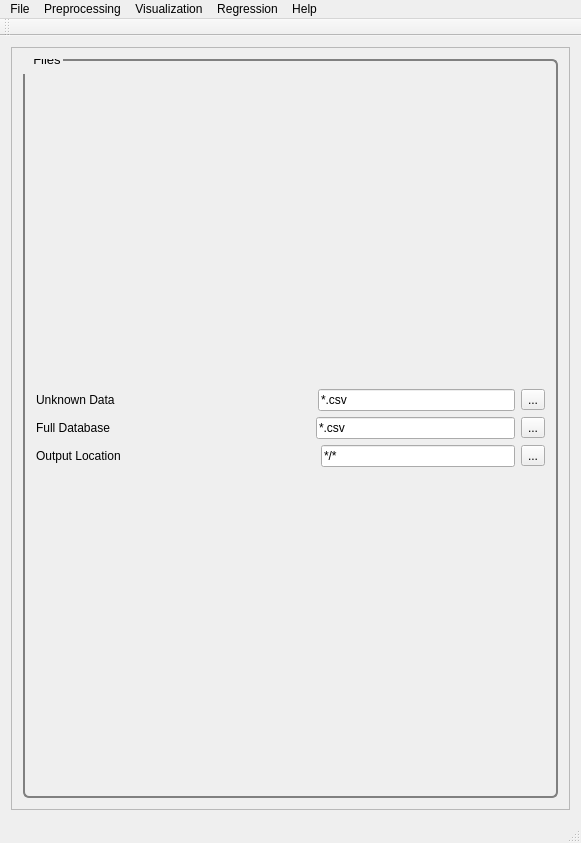
<?xml version="1.0" encoding="UTF-8"?>
<ui version="4.0">
 <class>MainWindow</class>
 <widget class="QMainWindow" name="MainWindow">
  <property name="geometry">
   <rect>
    <x>0</x>
    <y>0</y>
    <width>581</width>
    <height>843</height>
   </rect>
  </property>
  <property name="windowTitle">
   <string>PYSAT</string>
  </property>
  <widget class="QWidget" name="centralWidget">
   <layout class="QVBoxLayout" name="verticalLayout_9">
    <item>
     <widget class="QScrollArea" name="scrollArea">
      <property name="widgetResizable">
       <bool>true</bool>
      </property>
      <widget class="QWidget" name="scrollAreaWidgetContents_2">
       <property name="geometry">
        <rect>
         <x>0</x>
         <y>0</y>
         <width>561</width>
         <height>770</height>
        </rect>
       </property>
       <property name="font">
        <font>
         <pointsize>8</pointsize>
        </font>
       </property>
       <property name="styleSheet">
        <string notr="true">QGroupBox {
  border: 2px solid gray;
  border-radius: 6px;
  margin-top: 0.5em;
}

QGroupBox::title {

  padding-top: -14px;
  padding-left: 8px;
}
</string>
       </property>
       <layout class="QVBoxLayout" name="verticalLayout_8">
        <item>
         <widget class="QGroupBox" name="Files">
          <property name="font">
           <font>
            <pointsize>10</pointsize>
           </font>
          </property>
          <property name="title">
           <string>Files</string>
          </property>
          <layout class="QVBoxLayout" name="verticalLayout_2">
           <item>
            <layout class="QVBoxLayout" name="verticalLayout">
             <item>
              <layout class="QHBoxLayout" name="horizontalLayout">
               <item>
                <widget class="QLabel" name="label">
                 <property name="text">
                  <string>Unknown Data</string>
                 </property>
                </widget>
               </item>
               <item>
                <spacer name="horizontalSpacer">
                 <property name="orientation">
                  <enum>Qt::Horizontal</enum>
                 </property>
                 <property name="sizeHint" stdset="0">
                  <size>
                   <width>40</width>
                   <height>20</height>
                  </size>
                 </property>
                </spacer>
               </item>
               <item>
                <widget class="QLineEdit" name="lineEdit_2">
                 <property name="text">
                  <string extracomment="Make this change whenever a new file is selected">*.csv</string>
                 </property>
                 <property name="readOnly">
                  <bool>true</bool>
                 </property>
                </widget>
               </item>
               <item>
                <widget class="QToolButton" name="unknownDataButton">
                 <property name="text">
                  <string>...</string>
                 </property>
                </widget>
               </item>
              </layout>
             </item>
             <item>
              <layout class="QHBoxLayout" name="horizontalLayout_2">
               <item>
                <widget class="QLabel" name="label_2">
                 <property name="text">
                  <string>Full Database</string>
                 </property>
                </widget>
               </item>
               <item>
                <spacer name="horizontalSpacer_2">
                 <property name="orientation">
                  <enum>Qt::Horizontal</enum>
                 </property>
                 <property name="sizeHint" stdset="0">
                  <size>
                   <width>40</width>
                   <height>20</height>
                  </size>
                 </property>
                </spacer>
               </item>
               <item>
                <widget class="QLineEdit" name="lineEdit_3">
                 <property name="text">
                  <string extracomment="Make this change whenever a new file is selected">*.csv</string>
                 </property>
                 <property name="readOnly">
                  <bool>true</bool>
                 </property>
                </widget>
               </item>
               <item>
                <widget class="QToolButton" name="fullDataBaseButton">
                 <property name="text">
                  <string>...</string>
                 </property>
                </widget>
               </item>
              </layout>
             </item>
             <item>
              <layout class="QHBoxLayout" name="horizontalLayout_3">
               <item>
                <widget class="QLabel" name="label_4">
                 <property name="text">
                  <string>Output Location</string>
                 </property>
                </widget>
               </item>
               <item>
                <spacer name="horizontalSpacer_3">
                 <property name="orientation">
                  <enum>Qt::Horizontal</enum>
                 </property>
                 <property name="sizeHint" stdset="0">
                  <size>
                   <width>40</width>
                   <height>20</height>
                  </size>
                 </property>
                </spacer>
               </item>
               <item>
                <widget class="QLineEdit" name="lineEdit_4">
                 <property name="text">
                  <string extracomment="Make this change whenever a new folder is selected">*/*</string>
                 </property>
                 <property name="readOnly">
                  <bool>true</bool>
                 </property>
                </widget>
               </item>
               <item>
                <widget class="QToolButton" name="outPutLocationButton">
                 <property name="text">
                  <string>...</string>
                 </property>
                </widget>
               </item>
              </layout>
             </item>
            </layout>
           </item>
          </layout>
         </widget>
        </item>
       </layout>
      </widget>
     </widget>
    </item>
   </layout>
  </widget>
  <widget class="QMenuBar" name="menuBar">
   <property name="geometry">
    <rect>
     <x>0</x>
     <y>0</y>
     <width>581</width>
     <height>21</height>
    </rect>
   </property>
   <widget class="QMenu" name="menuFile">
    <property name="title">
     <string>File</string>
    </property>
    <addaction name="actionLoad_Refence_Data"/>
    <addaction name="actionLoad_Unknown_Data"/>
    <addaction name="separator"/>
    <addaction name="actionSave_Current_Plots"/>
    <addaction name="actionSave_Current_Data"/>
    <addaction name="separator"/>
    <addaction name="actionCreate_New_Workflow"/>
    <addaction name="actionSave_Current_Workflow"/>
    <addaction name="separator"/>
    <addaction name="actionExit"/>
   </widget>
   <widget class="QMenu" name="menuPreprocessing">
    <property name="title">
     <string>Preprocessing</string>
    </property>
    <widget class="QMenu" name="menuBaseline_Removal">
     <property name="title">
      <string>Baseline Removal</string>
     </property>
     <addaction name="actionALS"/>
     <addaction name="actionDietrich"/>
     <addaction name="actionPolyFit"/>
     <addaction name="actionAirPLS"/>
     <addaction name="actionFABC"/>
     <addaction name="actionKK"/>
     <addaction name="actionMario"/>
     <addaction name="actionMedian"/>
     <addaction name="actionRubberband"/>
     <addaction name="actionUndecimated_Wavelet"/>
    </widget>
    <widget class="QMenu" name="menuCalibration_Transfer">
     <property name="title">
      <string>Calibration Transfer</string>
     </property>
     <addaction name="actionRatio"/>
     <addaction name="actionTommy_s_Methgod"/>
     <addaction name="actionPiecewise_Direct_Standardization"/>
     <addaction name="actionOthers_3"/>
    </widget>
    <addaction name="actionNormalization"/>
    <addaction name="actionNoise_Reduction"/>
    <addaction name="actionApply_Mask"/>
    <addaction name="actionInterpolate"/>
    <addaction name="actionInstrument_Response"/>
    <addaction name="menuCalibration_Transfer"/>
    <addaction name="menuBaseline_Removal"/>
   </widget>
   <widget class="QMenu" name="menuVisualization">
    <property name="title">
     <string>Visualization</string>
    </property>
    <widget class="QMenu" name="menuClustering">
     <property name="title">
      <string>Clustering</string>
     </property>
     <addaction name="actionK_Means"/>
     <addaction name="actionHierarchical"/>
     <addaction name="actionOthers"/>
     <addaction name="actionOthers_2"/>
    </widget>
    <addaction name="actionPCA"/>
    <addaction name="actionICA"/>
    <addaction name="menuClustering"/>
   </widget>
   <widget class="QMenu" name="menuRegression">
    <property name="title">
     <string>Regression</string>
    </property>
    <addaction name="actionPLS"/>
    <addaction name="actionSM_PLS"/>
    <addaction name="actionICA_Regression"/>
    <addaction name="actionGaussian_Process"/>
    <addaction name="actionMLP"/>
    <addaction name="actionSVM"/>
    <addaction name="actionOthers_4"/>
    <addaction name="actionOthers_5"/>
   </widget>
   <widget class="QMenu" name="menuHelp">
    <property name="title">
     <string>Help</string>
    </property>
    <addaction name="actionIndex"/>
    <addaction name="actionContent_2"/>
    <addaction name="separator"/>
    <addaction name="actionAbout"/>
    <addaction name="actionAbout_QtCreator"/>
   </widget>
   <addaction name="menuFile"/>
   <addaction name="menuPreprocessing"/>
   <addaction name="menuVisualization"/>
   <addaction name="menuRegression"/>
   <addaction name="menuHelp"/>
  </widget>
  <widget class="QToolBar" name="mainToolBar">
   <attribute name="toolBarArea">
    <enum>TopToolBarArea</enum>
   </attribute>
   <attribute name="toolBarBreak">
    <bool>false</bool>
   </attribute>
  </widget>
  <widget class="QStatusBar" name="statusBar"/>
  <action name="actionLoad_Refence_Data">
   <property name="text">
    <string>Load Refence Data</string>
   </property>
  </action>
  <action name="actionLoad_Unknown_Data">
   <property name="text">
    <string>Load Unknown Data</string>
   </property>
  </action>
  <action name="actionSave_Current_Workflow">
   <property name="text">
    <string>Save Current Workflow</string>
   </property>
  </action>
  <action name="actionSave_Current_Plots">
   <property name="text">
    <string>Save Current Plots</string>
   </property>
  </action>
  <action name="actionSave_Current_Data">
   <property name="text">
    <string>Save Current Data</string>
   </property>
  </action>
  <action name="actionCreate_New_Workflow">
   <property name="text">
    <string>Create New Workflow</string>
   </property>
  </action>
  <action name="actionNoise_Reduction">
   <property name="text">
    <string>Noise Reduction</string>
   </property>
  </action>
  <action name="actionApply_Mask">
   <property name="text">
    <string>Apply Mask</string>
   </property>
  </action>
  <action name="actionInterpolate">
   <property name="text">
    <string>Interpolate</string>
   </property>
  </action>
  <action name="actionInstrument_Response">
   <property name="text">
    <string>Instrument Response</string>
   </property>
  </action>
  <action name="actionALS">
   <property name="text">
    <string>ALS</string>
   </property>
  </action>
  <action name="actionDietrich">
   <property name="text">
    <string>Dietrich</string>
   </property>
  </action>
  <action name="actionPolyFit">
   <property name="text">
    <string>PolyFit</string>
   </property>
  </action>
  <action name="actionAirPLS">
   <property name="text">
    <string>AirPLS</string>
   </property>
  </action>
  <action name="actionFABC">
   <property name="text">
    <string>FABC</string>
   </property>
  </action>
  <action name="actionKK">
   <property name="text">
    <string>KK</string>
   </property>
  </action>
  <action name="actionMario">
   <property name="text">
    <string>Mario</string>
   </property>
  </action>
  <action name="actionMedian">
   <property name="text">
    <string>Median</string>
   </property>
  </action>
  <action name="actionRubberband">
   <property name="text">
    <string>Rubberband</string>
   </property>
  </action>
  <action name="actionUndecimated_Wavelet">
   <property name="text">
    <string>Undecimated Wavelet</string>
   </property>
  </action>
  <action name="actionRatio">
   <property name="text">
    <string>Ratio</string>
   </property>
  </action>
  <action name="actionTommy_s_Methgod">
   <property name="text">
    <string>Tommy's Method</string>
   </property>
  </action>
  <action name="actionPiecewise_Direct_Standardization">
   <property name="text">
    <string>Piecewise Direct Standardization</string>
   </property>
  </action>
  <action name="actionPCA">
   <property name="text">
    <string>PCA</string>
   </property>
  </action>
  <action name="actionICA">
   <property name="text">
    <string>ICA</string>
   </property>
  </action>
  <action name="actionK_Means">
   <property name="text">
    <string>K-Means</string>
   </property>
  </action>
  <action name="actionHierarchical">
   <property name="text">
    <string>Hierarchical</string>
   </property>
  </action>
  <action name="actionOthers">
   <property name="text">
    <string>Others...</string>
   </property>
  </action>
  <action name="actionOthers_2">
   <property name="text">
    <string>Others...</string>
   </property>
  </action>
  <action name="actionOthers_3">
   <property name="text">
    <string>Others...</string>
   </property>
  </action>
  <action name="actionPLS">
   <property name="text">
    <string>PLS</string>
   </property>
  </action>
  <action name="actionSM_PLS">
   <property name="text">
    <string>SM-PLS</string>
   </property>
  </action>
  <action name="actionICA_Regression">
   <property name="text">
    <string>ICA Regression</string>
   </property>
  </action>
  <action name="actionGaussian_Process">
   <property name="text">
    <string>Gaussian Process</string>
   </property>
  </action>
  <action name="actionMLP">
   <property name="text">
    <string>MLP</string>
   </property>
  </action>
  <action name="actionSVM">
   <property name="text">
    <string>SVM</string>
   </property>
  </action>
  <action name="actionOthers_4">
   <property name="text">
    <string>Others...</string>
   </property>
  </action>
  <action name="actionOthers_5">
   <property name="text">
    <string>Others...</string>
   </property>
  </action>
  <action name="actionIndex">
   <property name="text">
    <string>Index</string>
   </property>
  </action>
  <action name="actionContent_2">
   <property name="text">
    <string>Content</string>
   </property>
  </action>
  <action name="actionAbout">
   <property name="text">
    <string>About...</string>
   </property>
  </action>
  <action name="actionAbout_QtCreator">
   <property name="text">
    <string>About QtCreator...</string>
   </property>
  </action>
  <action name="actionExit">
   <property name="text">
    <string>Exit</string>
   </property>
  </action>
  <action name="actionNormalization">
   <property name="text">
    <string>Normalization</string>
   </property>
  </action>
 </widget>
 <layoutdefault spacing="6" margin="11"/>
 <resources/>
 <connections/>
</ui>
